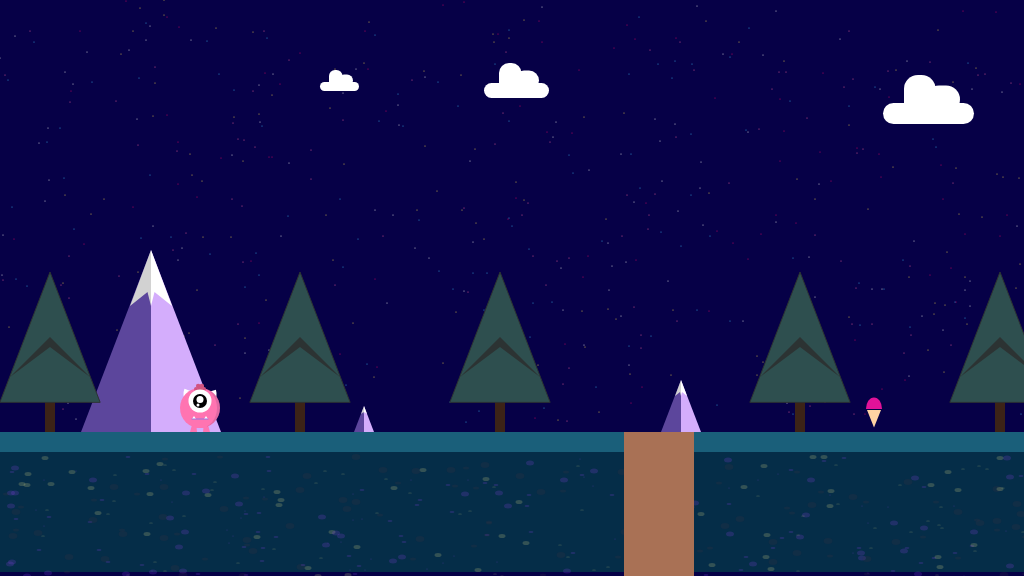
Frame 1 (no input)
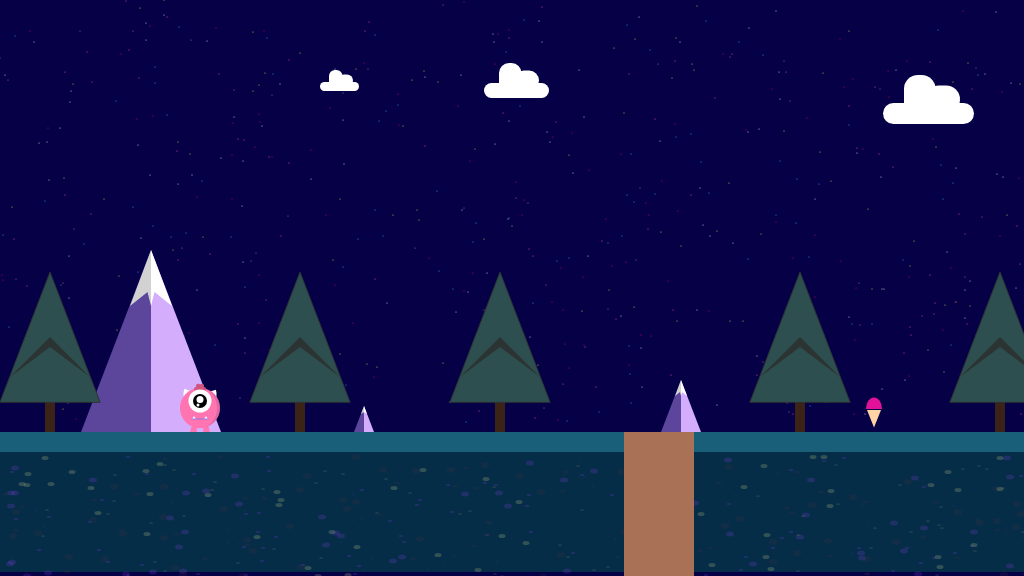
Frame 60 (no input)
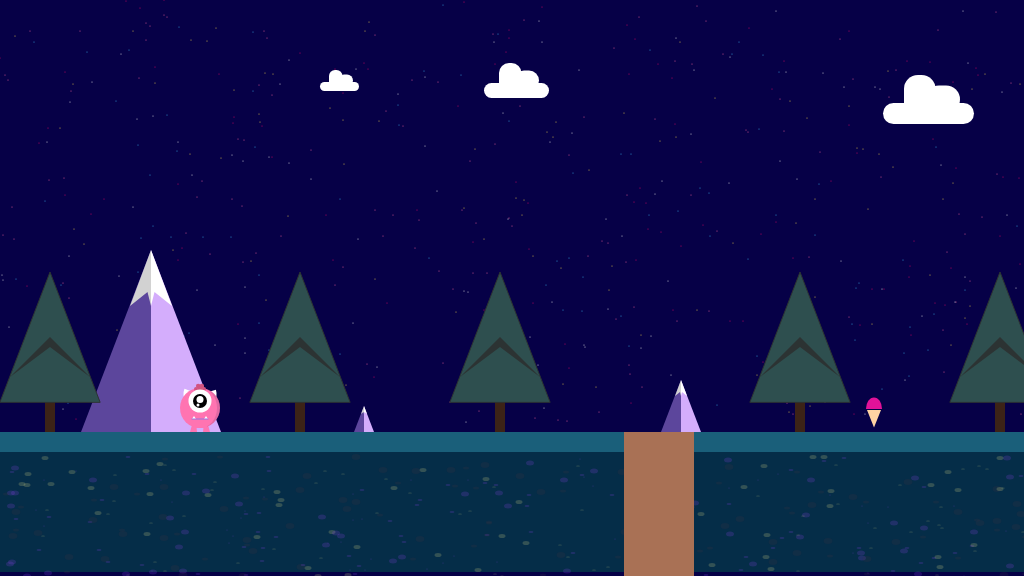
Frame 120 (the mouse pressed at the canvas centre since frame 60)

The p5.js sketch that drew these frames (run headless with seeded random() and noise() and a simulated clock; from frame 60 on, the mouse is pressed at the canvas centre):

// p5.js sketch
// ── sketch.js
/* Project part 4 - Midterms 
Student: Timna Aversa 
Class: Introduction to Programming */


var floorPos_y = 432;
var max_x = 2000;
var cameraPosX;

var gameChar_x;
var gameChar_y;

var trees_x;

var canyon;
var collectable;
var mountain;
var cloud;

var isLeft;
var isRight;
var isFalling;
var isPlummeting;

// I know the video commented that having things separated by functions was one of the give
// ways for plagiarism but since my code was already organized in this set up 3 hours didn't
// seem like enough time to rewrite it all and make sure it worked. I did wrote the whole thing!

//character set up
//Character hair set up
function hair(gameChar_x,gameChar_y,size)
{
	fill(210, 83, 128);
	ellipse(gameChar_x - 0.18 * size,gameChar_y- 4.6 * size,0.45 * size,0.45 * size);
	ellipse(gameChar_x - 0.4 * size,gameChar_y- 4.3 * size,0.4 * size,0.4 * size);
	ellipse(gameChar_x,gameChar_y- 4.3 * size,0.5 * size,0.4 * size);
	ellipse(gameChar_x + 0.18 * size,gameChar_y- 4.6 * size,0.45 * size,0.45 * size);
	ellipse(gameChar_x + 0.4 * size,gameChar_y- 4.3 * size,0.4 * size,0.4 * size);

}
//Character eye set up
function eye(gameChar_x,gameChar_y,size,direction)
{
	dirNum = 0;
	if (direction === "left")
	{
		dirNum = -3;
	}
	if (direction === "right")
	{
		dirNum = 3;
	}
	fill(255);
	ellipse(gameChar_x + dirNum ,gameChar_y -3.1 * size,2.3 * size,2.3 * size);
	fill(0);
	ellipse(gameChar_x + dirNum * 2.4,gameChar_y - 3.1 * size+ dirNum * 0.2,1.4 * size,1.4 * size);
	fill(255);
	ellipse(gameChar_x + dirNum * 3.2,gameChar_y - 3.25 * size,0.7 * size,0.7 * size);
	ellipse(gameChar_x - 2 + dirNum,gameChar_y - 2.7 * size,0.3 * size,0.3 * size);
}
//Character mouth set up
function mouth(gameChar_x,gameChar_y,size,direction)
{
	dirNum = 0;
	if (direction === "left")
	{
		dirNum = -4.2;
	}
	if (direction === "right")
	{
		dirNum = 4.2;
	}
	triangle(gameChar_x - 0.8 * size + dirNum, 
			gameChar_y - 1.3  * size,
			gameChar_x - 0.6 * size +dirNum, 
			gameChar_y - 1.6 * size, 
			gameChar_x - 0.4 * size+dirNum, 
			gameChar_y - 1.3 * size);
	triangle(gameChar_x + 0.8 * size + dirNum, 
			gameChar_y - 1.3 * size,
			gameChar_x + 0.6 * size + dirNum, 
			gameChar_y - 1.6 * size, 
			gameChar_x + 0.4 * size + dirNum, 
			gameChar_y - 1.3 * size);
	stroke(147, 118, 224);
	line(gameChar_x - 0.8 * size + dirNum, 
		gameChar_y - 1.3 * size,
		gameChar_x + 0.8 * size + dirNum, 
		gameChar_y - 1.3 * size);
}
//Character head set up
function headBackground(gameChar_x,gameChar_y,size)
{
	rightHorn(gameChar_x,gameChar_y,size);
	leftHorn(gameChar_x,gameChar_y,size);
	fill(255,116,177);
	ellipse(gameChar_x,gameChar_y-2.4 * size,4 * size,4 * size);
	noStroke();
	fill(128, 70, 116, 60);
	arc(gameChar_x,gameChar_y-2.4 * size,4 * size,4 * size,4.6,1.2,24);
	fill(255,116,177);
	ellipse(gameChar_x,gameChar_y-2.4 * size,3.4 * size,4 * size);
}
//Character position of the leg for standing still set up
function stand(gameChar_x,gameChar_y,size,side)
{
	beginShape();
	vertex(gameChar_x + 0.3 * size * side, gameChar_y);
	vertex(gameChar_x + 0.35 * size * side, gameChar_y - 0.5 * size);
	vertex(gameChar_x + 0.8 * size * side, gameChar_y - 0.7 * size);
	vertex(gameChar_x + 1 * size * side, gameChar_y);
	endShape(CLOSE);
}
// Character making the call for each function according to the leg movement, call
// made for both legs.
function legs(gameChar_x,gameChar_y,size,action,direction)
{
	fill(255,116,177);
	noStroke();
	dirNum = 0;
	if (action === "stand")
	{
		stand(gameChar_x,gameChar_y,size,-1);
		stand(gameChar_x,gameChar_y,size,1);
	}
	if (action === "jump")
	{
		jump(gameChar_x,gameChar_y,size,-1,0);
		jump(gameChar_x,gameChar_y,size,1,0);
	}
	if (action === "walk" & direction === "left")
	{
		walk(gameChar_x,gameChar_y,size,1, -12);
		walk(gameChar_x,gameChar_y,size,1, 0);
	}
	if (action === "walk" & direction === "right")
	{
		walk(gameChar_x,gameChar_y,size,-1, +12);
		walk(gameChar_x,gameChar_y,size,-1, 0);
	}
}
//Character position of the leg for walking set upx
function walk(gameChar_x,gameChar_y,size,side,direction)
{
	beginShape();
	vertex(gameChar_x + 0.6 * size * side + direction, gameChar_y);
	vertex(gameChar_x + 0.35 * size * side + direction, gameChar_y - 0.2 * size);
	vertex(gameChar_x + 0.4 * size * side + direction, gameChar_y - 0.5 * size);
	vertex(gameChar_x + 0.9 * size * side + direction, gameChar_y - 0.6 * size);
	vertex(gameChar_x + 1 * size * side + direction, gameChar_y - 0.4 * size);
	vertex(gameChar_x + 1.4 * size * side + direction, gameChar_y- 0.2 * size);
	endShape(CLOSE);
}
//Character position of the leg for jumping and falling set up
function jump(gameChar_x,gameChar_y,size,side,direction)
{
	beginShape();
	stroke(128, 70, 116, 60);
	vertex(gameChar_x + 0.9 * size * side + direction, gameChar_y - 0.2 * size + direction);
	vertex(gameChar_x + 0.8 * size * side + direction, gameChar_y - 0.55 * size + direction);
	vertex(gameChar_x + 1.3 * size * side + direction, gameChar_y - 1 * size + direction);
	vertex(gameChar_x + 2 * size * side + direction, gameChar_y - 0.7 * size + direction);
	endShape(CLOSE);
	noStroke();
}
//Character right horn set up
function rightHorn(gameChar_x,gameChar_y,size)
{
	fill(255);
	arc(gameChar_x + 0.15 * size,gameChar_y-3.8 * size,3 * size,3 * size,6,2, PI);
}
//Character left horn set up
function leftHorn(gameChar_x,gameChar_y,size)
{
	fill(255);
	arc(gameChar_x - 0.15 * size,gameChar_y-3.8 * size,3 * size,3 * size,45,3.5, PI);
}
// Call functions to draw all parts of the character
function characterMove(gameChar_x,gameChar_y,size,move,direction)
{
	legs(gameChar_x,gameChar_y,size,move,direction);
	headBackground(gameChar_x,gameChar_y,size);
	hair(gameChar_x,gameChar_y,size);
	eye(gameChar_x,gameChar_y,size, direction);
	mouth(gameChar_x,gameChar_y,size, direction);
}
//game view
//Random generation of numbers function for simplification of code
function randNumb(maxNumber) 
{
	return Math.floor(Math.random() * maxNumber);
}
// Draw a tree
function tree(x,y,size)
{
	noStroke();
	y=432-size*6;
	fill(60, 35, 23);
	rect(x-size,y-size*2,size*2,size*8);
	fill(46, 79, 79);
	stroke(44, 51, 51);
	triangle(x+size*10,y,x,y- size*26,x-size*10,y);
	noStroke();
	fill(44, 51, 51);
	beginShape();
	vertex(x+size*8, y-size*5);
	vertex(x, y-size*13);
	vertex(x-size*8, y-size*5);
	vertex(x,y- size*11);
	endShape();
}
// Draw a mountain
function mountain(x,y,size)
{
	y=432;
	fill(212, 173, 252);
	triangle(x,y,x,y- size*26,x+size*10,y);
	fill(92, 70, 156);
	triangle(x,y,x,y- size*26,x-size*10,y);
	fill(255);
	beginShape();
	vertex(x, y-size*18);
	vertex(x, y-size*26);
	vertex(x+size*3, y- size*18);
	vertex(x+size/2,y- size*20);
	endShape();
	fill(210);
	beginShape();
	vertex(x, y-size*18);
	vertex(x, y-size*26);
	vertex(x-size*3, y- size*18);
	vertex(x-size/2,y- size*20);
	endShape();
}
// Draw a star
function star(x,y,size)
{
	i = randNumb(5)
	if (i==0){fill(255, 95, 158);}
	else if (i==1){fill(233, 0, 100);}
	else if (i==2){fill(249, 217, 73);}
	else if (i==3){fill(240, 240, 240);}
	else if (i==4){fill(58, 180, 242);}
	else{fill(39, 225, 193);}
	ellipse(x,y,1,1);
}
// Draw a rock
function rock(x,y,size)
{
	// console.log(y)
	size = size + 2;
	i = size % 3
	if (i==0){fill(65, 53, 67,50);}
	else if (i==1){fill(240, 235, 141,50);}
	else{fill(143, 67, 238, 50);}
	ellipse(x,floorPos_y + 25 + y,size,size-3);
}
// Draw a cloud
function cloud(x,y,size)
{
	noStroke();
	fill(255);
	rect(x + size * 4, y + size/2 * 10, size * 13, size * 3, size*2);
	rect(x + size * 10, y + size/2 *5, size * 5, size * 4, size*2);
	rect(x + size * 7, y + size, size * 4.5, size * 6, size*2);
}
// Draw a token
function token(x,y,size)
{
	noStroke();
	fill(255, 211, 163);
	triangle(x - size,y,x,y + 2.5 * size,x + size,y);
	fill(225, 18, 153);
	arc(x, y-1, 2.3 * size, 3.3  * size, PI, 0 , CHORD);
}
// Draw a canyon
function canyonDraw(x,size)
{
	noStroke();
	fill(169, 113, 85);
	rect(x,floorPos_y,size,200);
}
//initiating classes of random objects positioning
class positionClass 
{
	constructor(maxX,maxY,maxSize) {
		this.x = randNumb(maxX);
		this.y = randNumb(maxY);
		this.size = randNumb(maxSize);
	}
}
// object to control the random generated objects
let sceneryObjs = {rocks:{'rand':850,'x':max_x,'y':120,'size':8,'obj':[]},
					stars:{'rand':1050,'x':max_x,'y':425,'size':8,'obj':[]},
					mountains:{'rand':7,'x':max_x,'y':300,'size':8,'obj':[]},
					trees:{'rand':8,'x':max_x,'y':0,'size':6,'obj':[]},
					clouds:{'rand':7,'x':max_x,'y':100,'size':8,'obj':[]}
				};

// Because I wanted something that would look prettier I had created a code in which
// the positions for the items are randomly generated and assigned to an array, since
// the request was for generate an array of objects for the clouds and mountains I believe
// this code still fulfill the purpose. So I only recreated an array for trees.
function drawObjectsInArray(array_obj, obj_type)
{
	for (let i = 0; i < array_obj.length; i++) 
	{
		switch (obj_type) {
			// case 'trees':
			// 	tree(array_obj[i].x,array_obj[i].y,array_obj[i].size);
			// 	break;
			case 'rocks':
				rock(array_obj[i].x,array_obj[i].y,array_obj[i].size);
				break;
			case 'stars':
				star(array_obj[i].x,array_obj[i].y,array_obj[i].size);
				break;
			case 'clouds':
				cloud(array_obj[i].x,array_obj[i].y,array_obj[i].size);
				break;
			case 'mountains':
				mountain(array_obj[i].x,array_obj[i].y,array_obj[i].size);
				break;
			default:
		}

	}
}
//game main
function setup()
{
	createCanvas(1024, 576);
	cameraPosX = 0;
	gameChar_x = 200;
	gameChar_y = floorPos_y;

	isLeft = false;
	isRight = false;
	isFalling = false;
	isPlummeting = false;
	// making the requested array for the trees
	trees_x = [50,300,500,800,1000,1200];

	//generate objects in the arrays
	Object.entries(sceneryObjs).forEach(([key, value]) => {
		for (let j = 0; j < value.rand; j++) 
		{
			sceneryObjs[key].obj.push(new positionClass(value.x,value.y,value.size));
		}
	});

	canyon = {x_pos: width - 400, width: 70}
	collectable = {
		x_pos: width - 150, 
		y_pos: 410, 
		size: 7, 
		isFound: false
	}
}

function draw()
{
	background(6, 0, 71);
	noStroke();
	fill(26, 95, 122);
	rect(0, 432, 1024, 20);
	fill(5, 45, 72);
	rect(0,452,1024, 120);
	push();
	translate(-cameraPosX, 0);
	// drawing each object in the arrays
	Object.entries(sceneryObjs).forEach(([key, value]) => {
		drawObjectsInArray(sceneryObjs[key].obj,key);
	});
	// looping through the array of trees positions
	for(var i = 0; i < trees_x.length; i++)
	{
		tree(trees_x[i],floorPos_y,5);
	}

	canyonDraw(canyon.x_pos,canyon.width);
	// controlling canyon and token interaction with character
	if (dist(cameraPosX + gameChar_x,gameChar_y,collectable.x_pos, collectable.y_pos) < 25)
	{
		collectable.isFound = true;
	}
	if (collectable.isFound == false)
	{
		token(collectable.x_pos,collectable.y_pos,collectable.size);
	}
	if((canyon.x_pos + canyon.width > cameraPosX + gameChar_x) && (cameraPosX + gameChar_x > canyon.x_pos) && gameChar_y >= floorPos_y)
	{
		isPlummeting = true;
	}
	
	//character and camera position control
	if (isPlummeting == true)
	{
		gameChar_y += 8;
	}
	else if (isLeft == true)
	{
		cameraPosX -= 5;
	}
	else if (isRight == true)
	{
		cameraPosX += 5;
	}

	if (gameChar_y < floorPos_y)
	{
		gameChar_y += 4;
		isFalling = true;
	}
	else 
	{
		isFalling = false;
	}

	pop();

	//character design
	if (isLeft && isFalling)
	{
		characterMove(gameChar_x,gameChar_y,10,'jump','left');
	}
	else if (isRight && isFalling)
	{
		characterMove(gameChar_x,gameChar_y,10,'jump','right');
	}
	else if (isLeft)
	{
		characterMove(gameChar_x,gameChar_y,10,'walk','left');
	}
	else if (isRight)
	{
		characterMove(gameChar_x,gameChar_y,10,'walk','right');
	}
	else if (isFalling || isPlummeting)
	{
		characterMove(gameChar_x,gameChar_y,10,'jump','');
	}
	else
	{
		characterMove(gameChar_x,gameChar_y,10,'stand','');
	}
	
}
// user actions control
function keyPressed()
{
	if (isPlummeting == false)
	{
		if (keyCode == 37)
		{
			isLeft = true;
		}
		else if (keyCode == 39)
		{
			isRight = true;
		}
		else if ((keyCode == 32) && (isFalling != true))
		{
			gameChar_y -= 100;
		}
		else
		{
			console.log(key)
		}
	}
	
}
function keyReleased()
{
	if (keyCode == 37)
	{
		isLeft = false;
	}
	else if (keyCode == 39)
	{
		isRight = false;
	}
}
